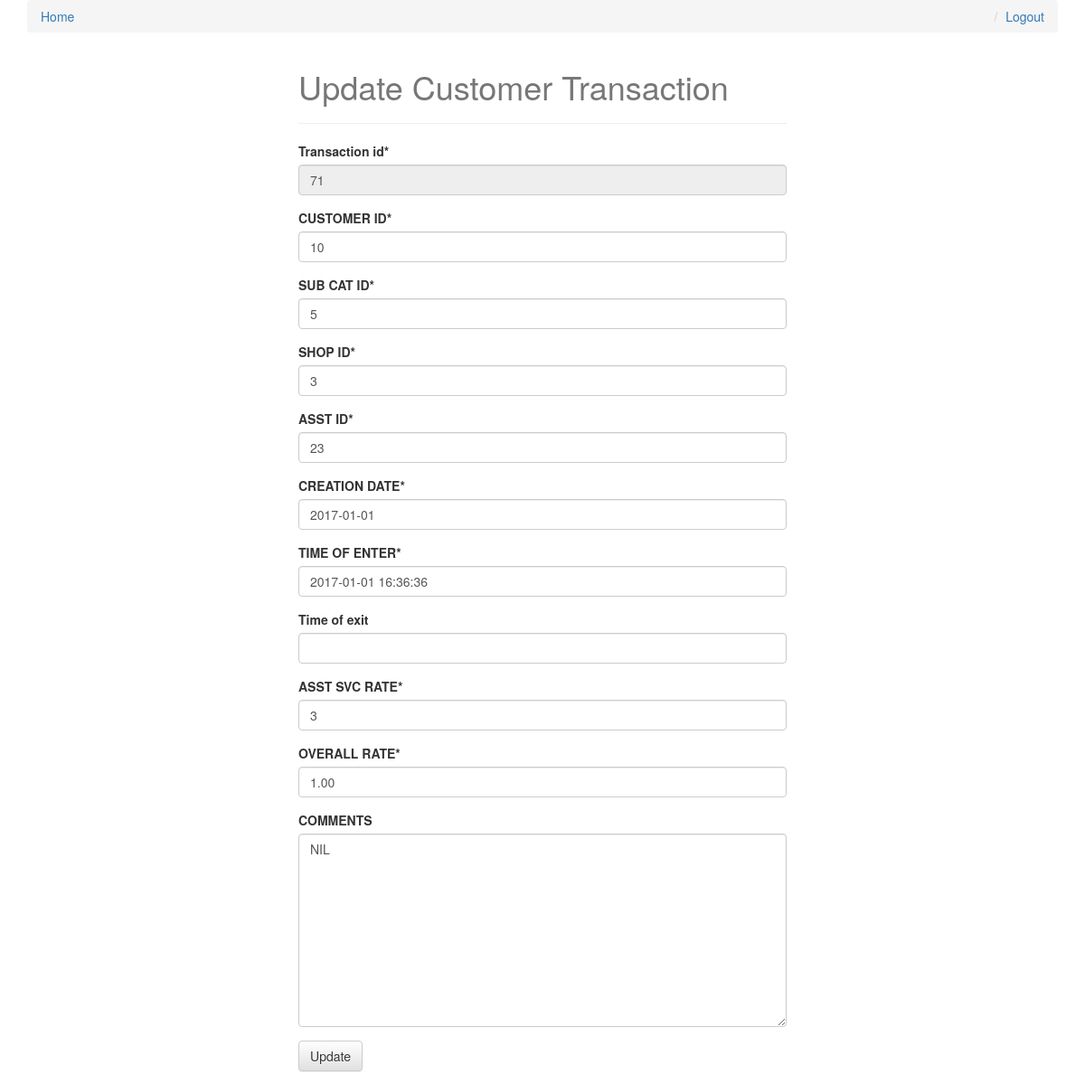
Screenshot of /db_access/form/customer_trans/update/71 (signed in) with the database file from the repository.
### pingow_api/models.py (models this page shows, shortened)
class CustomerTransaction(models.Model):
    TRANSACTION_ID = models.IntegerField(primary_key=True)
    CUSTOMER_ID = models.IntegerField(null=True)
    SUB_CAT_ID = models.IntegerField(null=True)
    SHOP_ID = models.IntegerField(null=True)
    ASST_ID = models.IntegerField(null=True)
    CREATION_DATE  = models.DateField(null=True)
    TIME_OF_ENTER  = models.DateTimeField(null=True)
    TIME_OF_EXIT  = models.DateTimeField(null=True)
    ASST_SVC_RATE = models.IntegerField(null=True)
    OVERALL_RATE = models.DecimalField(max_digits=10,decimal_places=2, null=True)
    COMMENTS = models.TextField(blank=True, null=True)
    class Meta:
        db_table = 'pg_customer_trans'

### pingow_api/db_access/views.py (the view, shortened to what this page needs)
# urls.py: url(r'^db_access/form/customer_trans/update/(?P<trans_id>[\w-]+)$', dbv.customer_trans_update, name = 'customer_trans_update'),
def customer_trans_update(request, trans_id=None):
    if not request.user.is_staff or not request.user.is_superuser:
        raise PermissionDenied("Please login as Admin/Staff role to access this page.")
    instance = get_object_or_404(m.CustomerTransaction, TRANSACTION_ID=trans_id)
    form = CustomerTransactionForm(request.POST or None, instance=instance)
    context = {
        "form": form,
        "title" : "Update Customer Transaction"
    }
    return render(request, "form.html", context)

### pingow_api/forms.py
class CustomerTransactionForm(forms.ModelForm):
    TRANSACTION_ID = forms.IntegerField(disabled=True)
    TIME_OF_EXIT = forms.DateTimeField(required=False)
    class Meta:
        model = CustomerTransaction
        fields = [
            'TRANSACTION_ID',
            'CUSTOMER_ID',
            'SUB_CAT_ID',
            'SHOP_ID',
            'ASST_ID',
            'CREATION_DATE',
            'TIME_OF_ENTER',
            'TIME_OF_EXIT',
            'ASST_SVC_RATE',
            'OVERALL_RATE',
            'COMMENTS',
        ]

### templates/form.html
{% extends "base.html" %}
{% load crispy_forms_tags %}
{% block content %}
<div class='col-sm-6 col-sm-offset-3'>
<h1>{{ title }}</h1>
<hr/>
<form method='POST' action='' enctype='multipart/form-data'>{% csrf_token %}
{{ form|crispy }}
<input type='submit' class='btn btn-default' value= {{ title }} />
</form>
</div>
{% endblock content %}

### static/css/base.css (style rules this page uses)
h1 { color: #777777; }

### rows the page displays
CustomerTransaction: TRANSACTION_ID "71", CUSTOMER_ID "10", SUB_CAT_ID "5", SHOP_ID "3", ASST_ID "23", CREATION_DATE "2017-01-01", TIME_OF_ENTER "2017-01-01 16:36:36", ASST_SVC_RATE "3", OVERALL_RATE "1.00", COMMENTS "NIL"

### other values shown
{{ title }} "Update Customer Transaction"
